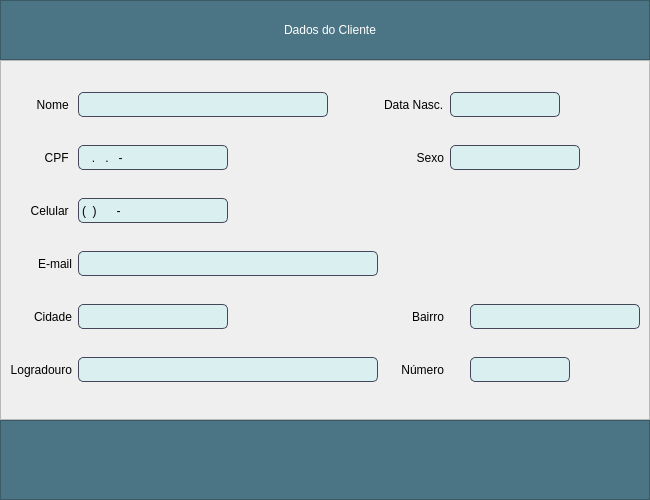
<?xml version="1.0" encoding="UTF-8"?>
<ui version="4.0">
 <class>Janela_Cliente_Visualizacao</class>
 <widget class="QMainWindow" name="Janela_Cliente_Visualizacao">
  <property name="windowModality">
   <enum>Qt::ApplicationModal</enum>
  </property>
  <property name="geometry">
   <rect>
    <x>0</x>
    <y>0</y>
    <width>650</width>
    <height>500</height>
   </rect>
  </property>
  <property name="sizePolicy">
   <sizepolicy hsizetype="Fixed" vsizetype="Preferred">
    <horstretch>0</horstretch>
    <verstretch>0</verstretch>
   </sizepolicy>
  </property>
  <property name="minimumSize">
   <size>
    <width>650</width>
    <height>500</height>
   </size>
  </property>
  <property name="maximumSize">
   <size>
    <width>650</width>
    <height>500</height>
   </size>
  </property>
  <property name="windowTitle">
   <string>MainWindow</string>
  </property>
  <widget class="QWidget" name="centralwidget">
   <property name="sizePolicy">
    <sizepolicy hsizetype="Expanding" vsizetype="Expanding">
     <horstretch>0</horstretch>
     <verstretch>0</verstretch>
    </sizepolicy>
   </property>
   <property name="minimumSize">
    <size>
     <width>650</width>
     <height>500</height>
    </size>
   </property>
   <property name="maximumSize">
    <size>
     <width>650</width>
     <height>500</height>
    </size>
   </property>
   <property name="styleSheet">
    <string notr="true">QLineEdit{
	border-radius: 5px;
	border: 0.5px solid #44475a;
	font:11pt &quot;MS Shell Dlg 2&quot;;
	padding: 1px;
	background-color: #DAEFF0;
}

QLabel{
	font: 75 11pt &quot;Arial&quot;;
}
QComboBox{
	font: 9pt &quot;MS Shell Dlg 2&quot;;
}
QDateEdit{
	font: 9pt &quot;MS Shell Dlg 2&quot;;
}</string>
   </property>
   <layout class="QVBoxLayout" name="verticalLayout">
    <property name="spacing">
     <number>0</number>
    </property>
    <property name="leftMargin">
     <number>0</number>
    </property>
    <property name="topMargin">
     <number>0</number>
    </property>
    <property name="rightMargin">
     <number>0</number>
    </property>
    <property name="bottomMargin">
     <number>0</number>
    </property>
    <item>
     <widget class="QFrame" name="frame">
      <property name="minimumSize">
       <size>
        <width>0</width>
        <height>60</height>
       </size>
      </property>
      <property name="maximumSize">
       <size>
        <width>16777215</width>
        <height>60</height>
       </size>
      </property>
      <property name="styleSheet">
       <string notr="true">background-color: rgb(75, 117, 132);</string>
      </property>
      <property name="frameShape">
       <enum>QFrame::StyledPanel</enum>
      </property>
      <property name="frameShadow">
       <enum>QFrame::Raised</enum>
      </property>
      <layout class="QHBoxLayout" name="horizontalLayout_2">
       <property name="leftMargin">
        <number>20</number>
       </property>
       <item>
        <widget class="QLabel" name="label_titulo">
         <property name="minimumSize">
          <size>
           <width>300</width>
           <height>30</height>
          </size>
         </property>
         <property name="maximumSize">
          <size>
           <width>350</width>
           <height>30</height>
          </size>
         </property>
         <property name="styleSheet">
          <string notr="true">font: 87 12pt &quot;Arial Black&quot;;
color: rgb(255, 255, 255);
</string>
         </property>
         <property name="text">
          <string>Dados do Cliente</string>
         </property>
         <property name="alignment">
          <set>Qt::AlignCenter</set>
         </property>
        </widget>
       </item>
      </layout>
     </widget>
    </item>
    <item>
     <widget class="QFrame" name="frame_2">
      <property name="styleSheet">
       <string notr="true"/>
      </property>
      <property name="frameShape">
       <enum>QFrame::StyledPanel</enum>
      </property>
      <property name="frameShadow">
       <enum>QFrame::Raised</enum>
      </property>
      <layout class="QGridLayout" name="gridLayout">
       <item row="3" column="1">
        <widget class="QLabel" name="email_label">
         <property name="text">
          <string>E-mail</string>
         </property>
         <property name="alignment">
          <set>Qt::AlignRight|Qt::AlignTrailing|Qt::AlignVCenter</set>
         </property>
        </widget>
       </item>
       <item row="5" column="5">
        <widget class="QLineEdit" name="numero">
         <property name="enabled">
          <bool>true</bool>
         </property>
         <property name="sizePolicy">
          <sizepolicy hsizetype="Fixed" vsizetype="Fixed">
           <horstretch>0</horstretch>
           <verstretch>0</verstretch>
          </sizepolicy>
         </property>
         <property name="minimumSize">
          <size>
           <width>100</width>
           <height>25</height>
          </size>
         </property>
         <property name="maximumSize">
          <size>
           <width>100</width>
           <height>25</height>
          </size>
         </property>
         <property name="toolTip">
          <string/>
         </property>
         <property name="toolTipDuration">
          <number>-1</number>
         </property>
         <property name="statusTip">
          <string/>
         </property>
         <property name="whatsThis">
          <string/>
         </property>
         <property name="inputMethodHints">
          <set>Qt::ImhDigitsOnly|Qt::ImhHiddenText|Qt::ImhPreferNumbers</set>
         </property>
         <property name="inputMask">
          <string/>
         </property>
         <property name="maxLength">
          <number>32767</number>
         </property>
         <property name="readOnly">
          <bool>true</bool>
         </property>
         <property name="clearButtonEnabled">
          <bool>false</bool>
         </property>
        </widget>
       </item>
       <item row="5" column="2">
        <widget class="QLineEdit" name="logradouro">
         <property name="enabled">
          <bool>true</bool>
         </property>
         <property name="minimumSize">
          <size>
           <width>300</width>
           <height>25</height>
          </size>
         </property>
         <property name="maximumSize">
          <size>
           <width>300</width>
           <height>25</height>
          </size>
         </property>
         <property name="text">
          <string/>
         </property>
         <property name="readOnly">
          <bool>true</bool>
         </property>
         <property name="clearButtonEnabled">
          <bool>false</bool>
         </property>
        </widget>
       </item>
       <item row="1" column="3">
        <widget class="QLabel" name="sexo_label">
         <property name="text">
          <string>Sexo</string>
         </property>
         <property name="alignment">
          <set>Qt::AlignRight|Qt::AlignTrailing|Qt::AlignVCenter</set>
         </property>
        </widget>
       </item>
       <item row="0" column="1">
        <widget class="QLabel" name="nome_label">
         <property name="layoutDirection">
          <enum>Qt::LeftToRight</enum>
         </property>
         <property name="styleSheet">
          <string notr="true"/>
         </property>
         <property name="text">
          <string>Nome </string>
         </property>
         <property name="alignment">
          <set>Qt::AlignRight|Qt::AlignTrailing|Qt::AlignVCenter</set>
         </property>
        </widget>
       </item>
       <item row="0" column="2">
        <widget class="QLineEdit" name="nome">
         <property name="enabled">
          <bool>true</bool>
         </property>
         <property name="minimumSize">
          <size>
           <width>250</width>
           <height>25</height>
          </size>
         </property>
         <property name="maximumSize">
          <size>
           <width>250</width>
           <height>25</height>
          </size>
         </property>
         <property name="text">
          <string/>
         </property>
         <property name="readOnly">
          <bool>true</bool>
         </property>
         <property name="clearButtonEnabled">
          <bool>false</bool>
         </property>
        </widget>
       </item>
       <item row="5" column="1">
        <widget class="QLabel" name="logradouro_label">
         <property name="text">
          <string>Logradouro</string>
         </property>
         <property name="alignment">
          <set>Qt::AlignRight|Qt::AlignTrailing|Qt::AlignVCenter</set>
         </property>
        </widget>
       </item>
       <item row="2" column="2">
        <widget class="QLineEdit" name="celular">
         <property name="enabled">
          <bool>true</bool>
         </property>
         <property name="minimumSize">
          <size>
           <width>150</width>
           <height>25</height>
          </size>
         </property>
         <property name="maximumSize">
          <size>
           <width>150</width>
           <height>25</height>
          </size>
         </property>
         <property name="inputMask">
          <string>(99) 99999-9999</string>
         </property>
         <property name="text">
          <string>() -</string>
         </property>
         <property name="frame">
          <bool>true</bool>
         </property>
         <property name="cursorPosition">
          <number>1</number>
         </property>
         <property name="readOnly">
          <bool>true</bool>
         </property>
         <property name="clearButtonEnabled">
          <bool>false</bool>
         </property>
        </widget>
       </item>
       <item row="4" column="1">
        <widget class="QLabel" name="cidade_label">
         <property name="text">
          <string>Cidade</string>
         </property>
         <property name="alignment">
          <set>Qt::AlignRight|Qt::AlignTrailing|Qt::AlignVCenter</set>
         </property>
        </widget>
       </item>
       <item row="4" column="2">
        <widget class="QLineEdit" name="cidade">
         <property name="enabled">
          <bool>true</bool>
         </property>
         <property name="minimumSize">
          <size>
           <width>100</width>
           <height>25</height>
          </size>
         </property>
         <property name="maximumSize">
          <size>
           <width>150</width>
           <height>25</height>
          </size>
         </property>
         <property name="readOnly">
          <bool>true</bool>
         </property>
         <property name="clearButtonEnabled">
          <bool>false</bool>
         </property>
        </widget>
       </item>
       <item row="1" column="2">
        <widget class="QLineEdit" name="cpf">
         <property name="enabled">
          <bool>true</bool>
         </property>
         <property name="minimumSize">
          <size>
           <width>150</width>
           <height>25</height>
          </size>
         </property>
         <property name="maximumSize">
          <size>
           <width>150</width>
           <height>25</height>
          </size>
         </property>
         <property name="inputMask">
          <string>999.999.999-99</string>
         </property>
         <property name="cursorPosition">
          <number>0</number>
         </property>
         <property name="readOnly">
          <bool>true</bool>
         </property>
         <property name="clearButtonEnabled">
          <bool>false</bool>
         </property>
        </widget>
       </item>
       <item row="0" column="3">
        <widget class="QLabel" name="dataNasc_label">
         <property name="text">
          <string>Data Nasc.</string>
         </property>
        </widget>
       </item>
       <item row="3" column="2">
        <widget class="QLineEdit" name="email">
         <property name="enabled">
          <bool>true</bool>
         </property>
         <property name="minimumSize">
          <size>
           <width>300</width>
           <height>25</height>
          </size>
         </property>
         <property name="maximumSize">
          <size>
           <width>300</width>
           <height>25</height>
          </size>
         </property>
         <property name="readOnly">
          <bool>true</bool>
         </property>
         <property name="clearButtonEnabled">
          <bool>false</bool>
         </property>
        </widget>
       </item>
       <item row="2" column="1">
        <widget class="QLabel" name="celular_label">
         <property name="text">
          <string>Celular </string>
         </property>
         <property name="alignment">
          <set>Qt::AlignRight|Qt::AlignTrailing|Qt::AlignVCenter</set>
         </property>
        </widget>
       </item>
       <item row="1" column="1">
        <widget class="QLabel" name="cpf_label">
         <property name="text">
          <string>CPF </string>
         </property>
         <property name="alignment">
          <set>Qt::AlignRight|Qt::AlignTrailing|Qt::AlignVCenter</set>
         </property>
        </widget>
       </item>
       <item row="4" column="5">
        <widget class="QLineEdit" name="bairro">
         <property name="enabled">
          <bool>true</bool>
         </property>
         <property name="minimumSize">
          <size>
           <width>170</width>
           <height>25</height>
          </size>
         </property>
         <property name="maximumSize">
          <size>
           <width>170</width>
           <height>25</height>
          </size>
         </property>
         <property name="toolTip">
          <string>&lt;html&gt;&lt;head/&gt;&lt;body&gt;&lt;p&gt;Número da casa&lt;/p&gt;&lt;p&gt;&lt;br/&gt;&lt;/p&gt;&lt;/body&gt;&lt;/html&gt;</string>
         </property>
         <property name="readOnly">
          <bool>true</bool>
         </property>
         <property name="clearButtonEnabled">
          <bool>false</bool>
         </property>
        </widget>
       </item>
       <item row="4" column="3">
        <widget class="QLabel" name="bairro_label">
         <property name="text">
          <string>Bairro</string>
         </property>
         <property name="alignment">
          <set>Qt::AlignRight|Qt::AlignTrailing|Qt::AlignVCenter</set>
         </property>
        </widget>
       </item>
       <item row="5" column="3">
        <widget class="QLabel" name="numero_label">
         <property name="text">
          <string>Número</string>
         </property>
         <property name="alignment">
          <set>Qt::AlignRight|Qt::AlignTrailing|Qt::AlignVCenter</set>
         </property>
        </widget>
       </item>
       <item row="1" column="4" colspan="2">
        <widget class="QLineEdit" name="sexo">
         <property name="minimumSize">
          <size>
           <width>130</width>
           <height>25</height>
          </size>
         </property>
         <property name="maximumSize">
          <size>
           <width>130</width>
           <height>25</height>
          </size>
         </property>
         <property name="readOnly">
          <bool>true</bool>
         </property>
        </widget>
       </item>
       <item row="0" column="4" colspan="2">
        <widget class="QLineEdit" name="data_nasc">
         <property name="minimumSize">
          <size>
           <width>110</width>
           <height>25</height>
          </size>
         </property>
         <property name="maximumSize">
          <size>
           <width>110</width>
           <height>25</height>
          </size>
         </property>
         <property name="readOnly">
          <bool>true</bool>
         </property>
        </widget>
       </item>
      </layout>
     </widget>
    </item>
    <item>
     <widget class="QFrame" name="frame_3">
      <property name="minimumSize">
       <size>
        <width>0</width>
        <height>80</height>
       </size>
      </property>
      <property name="maximumSize">
       <size>
        <width>16777215</width>
        <height>80</height>
       </size>
      </property>
      <property name="styleSheet">
       <string notr="true">background-color: rgb(75, 117, 132);</string>
      </property>
      <property name="frameShape">
       <enum>QFrame::StyledPanel</enum>
      </property>
      <property name="frameShadow">
       <enum>QFrame::Raised</enum>
      </property>
      <layout class="QHBoxLayout" name="horizontalLayout">
       <property name="spacing">
        <number>25</number>
       </property>
       <property name="rightMargin">
        <number>30</number>
       </property>
      </layout>
     </widget>
    </item>
   </layout>
  </widget>
 </widget>
 <tabstops>
  <tabstop>nome</tabstop>
  <tabstop>cpf</tabstop>
  <tabstop>celular</tabstop>
  <tabstop>email</tabstop>
  <tabstop>cidade</tabstop>
  <tabstop>logradouro</tabstop>
  <tabstop>bairro</tabstop>
  <tabstop>numero</tabstop>
 </tabstops>
 <resources/>
 <connections/>
</ui>
